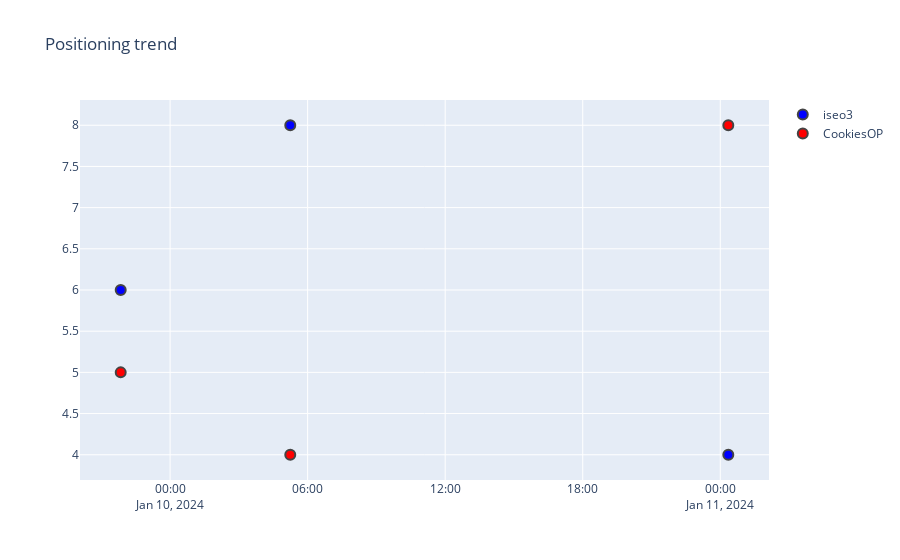

The code cell stored with this chart in its notebook:
### Code cell
placement_comparison("iseo3","CookiesOP","na1",api_key,100)

### Figure 1 — Plotly figure (JSON) as saved in the notebook; plotly's stock layout.template omitted (floating-point values rounded to 4 significant figures)
{"data": [{"marker": {"color": "blue", "line": {"width": 2}, "size": 10}, "mode": "markers", "name": "iseo3", "type": "scatter", "x": ["2024-01-11T00:20:58.678000", "2024-01-10T05:14:29.425000", "2024-01-09T21:50:41.690000"], "y": [4, 8, 6]}, {"marker": {"color": "red", "line": {"width": 2}, "size": 10}, "mode": "markers", "name": "CookiesOP", "type": "scatter", "x": ["2024-01-11T00:20:58.678000", "2024-01-10T05:14:29.425000", "2024-01-09T21:50:41.690000"], "y": [8, 4, 5]}], "layout": {"autosize": true, "title": {"text": "Positioning trend"}, "xaxis": {"autorange": true, "range": ["2024-01-09 19:39:09.358", "2024-01-11 02:32:31.01"], "type": "date"}, "yaxis": {"autorange": true, "range": [3.592, 8.408], "type": "linear"}}}
